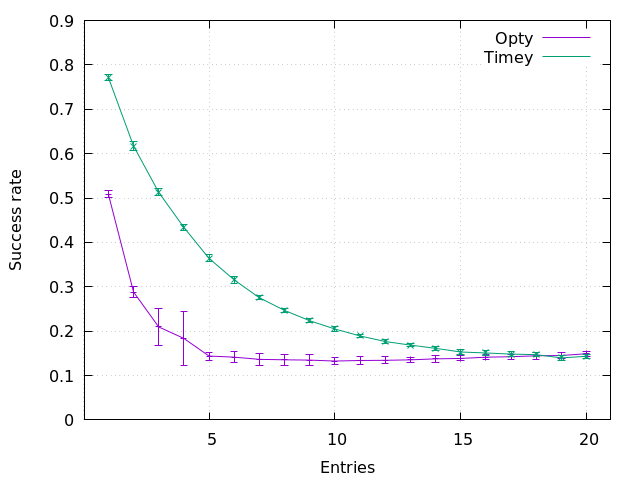

Here is the gnuplot script that generated this plot:
set datafile separator ','
set terminal pngcairo
set output 'fig.png'
set xlabel 'Entries'
set ylabel 'Success rate'
set grid
set xrange [1:20]

set offset graph 0.05, graph 0.05, graph 0.05, graph 0.05


plot '../../exp1/b/mean.csv' w l lt 1 title 'Opty', \
	'../../exp1/b/mean.csv' using 1:2:3 w yerrorbars notitle lt 1 , \
	'mean.csv' w l lt 2 title 'Timey', \
	'mean.csv' using 1:2:3 w yerrorbars notitle lt 2

